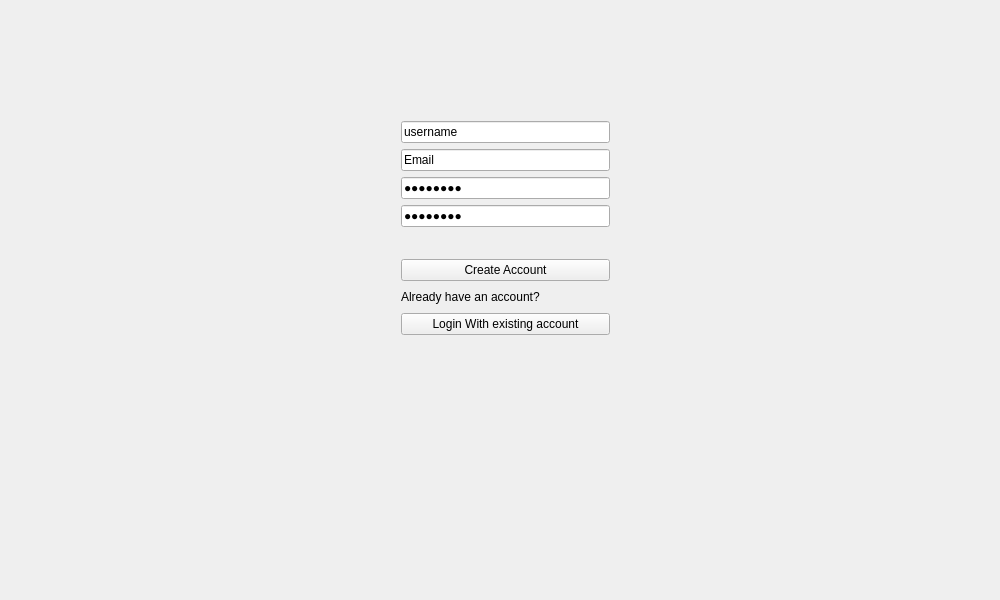
<?xml version="1.0" encoding="UTF-8"?>
<ui version="4.0">
 <class>SignUpWindowClass</class>
 <widget class="QMainWindow" name="SignUpWindowClass">
  <property name="geometry">
   <rect>
    <x>0</x>
    <y>0</y>
    <width>1000</width>
    <height>600</height>
   </rect>
  </property>
  <property name="windowTitle">
   <string>SignUpWindow</string>
  </property>
  <widget class="QWidget" name="centralWidget">
   <property name="sizePolicy">
    <sizepolicy hsizetype="Preferred" vsizetype="Preferred">
     <horstretch>0</horstretch>
     <verstretch>0</verstretch>
    </sizepolicy>
   </property>
   <property name="minimumSize">
    <size>
     <width>1000</width>
     <height>600</height>
    </size>
   </property>
   <property name="maximumSize">
    <size>
     <width>1000</width>
     <height>600</height>
    </size>
   </property>
   <widget class="QWidget" name="detailWidget" native="true">
    <property name="geometry">
     <rect>
      <x>390</x>
      <y>110</y>
      <width>231</width>
      <height>236</height>
     </rect>
    </property>
    <layout class="QVBoxLayout" name="verticalLayout">
     <item>
      <widget class="QLineEdit" name="usernameEdit">
       <property name="text">
        <string>username</string>
       </property>
      </widget>
     </item>
     <item>
      <widget class="QLineEdit" name="emailEdit">
       <property name="text">
        <string>Email</string>
       </property>
      </widget>
     </item>
     <item>
      <widget class="QLineEdit" name="passEdit">
       <property name="text">
        <string>Password</string>
       </property>
       <property name="echoMode">
        <enum>QLineEdit::EchoMode::Password</enum>
       </property>
      </widget>
     </item>
     <item>
      <widget class="QLineEdit" name="passConfEdit">
       <property name="text">
        <string>Password</string>
       </property>
       <property name="echoMode">
        <enum>QLineEdit::EchoMode::Password</enum>
       </property>
      </widget>
     </item>
     <item>
      <widget class="QLabel" name="statusLabel">
       <property name="text">
        <string/>
       </property>
      </widget>
     </item>
     <item>
      <widget class="QPushButton" name="createAccButton">
       <property name="text">
        <string>Create Account</string>
       </property>
      </widget>
     </item>
     <item>
      <widget class="QLabel" name="placeholderLabel">
       <property name="text">
        <string>Already have an account?</string>
       </property>
      </widget>
     </item>
     <item>
      <widget class="QPushButton" name="logInButton">
       <property name="text">
        <string>Login With existing account</string>
       </property>
      </widget>
     </item>
    </layout>
   </widget>
  </widget>
 </widget>
 <layoutdefault spacing="6" margin="11"/>
 <resources/>
 <connections/>
</ui>
